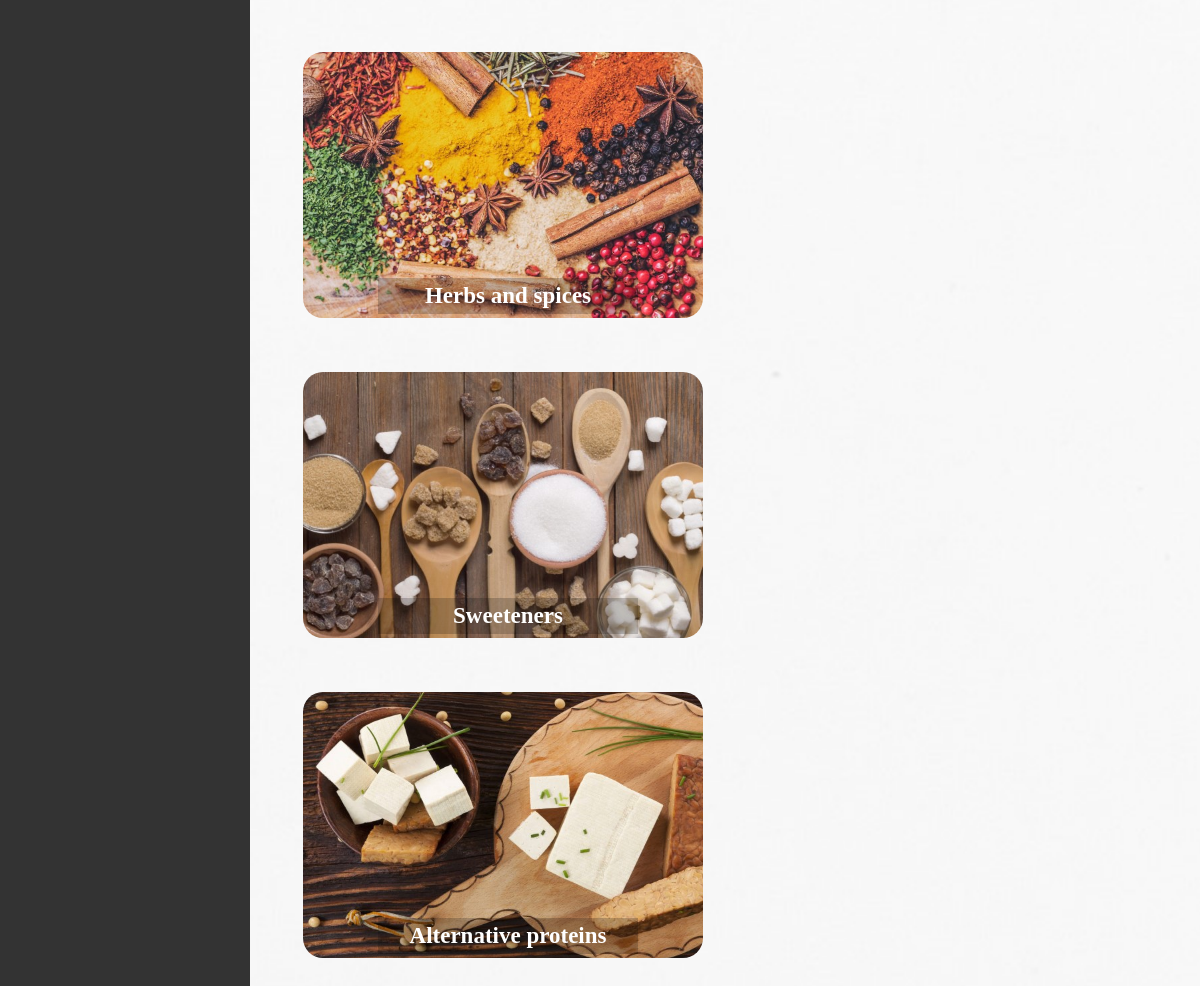
/ingredient_categories/ (lower part), run on an earlier commit of the app's database.
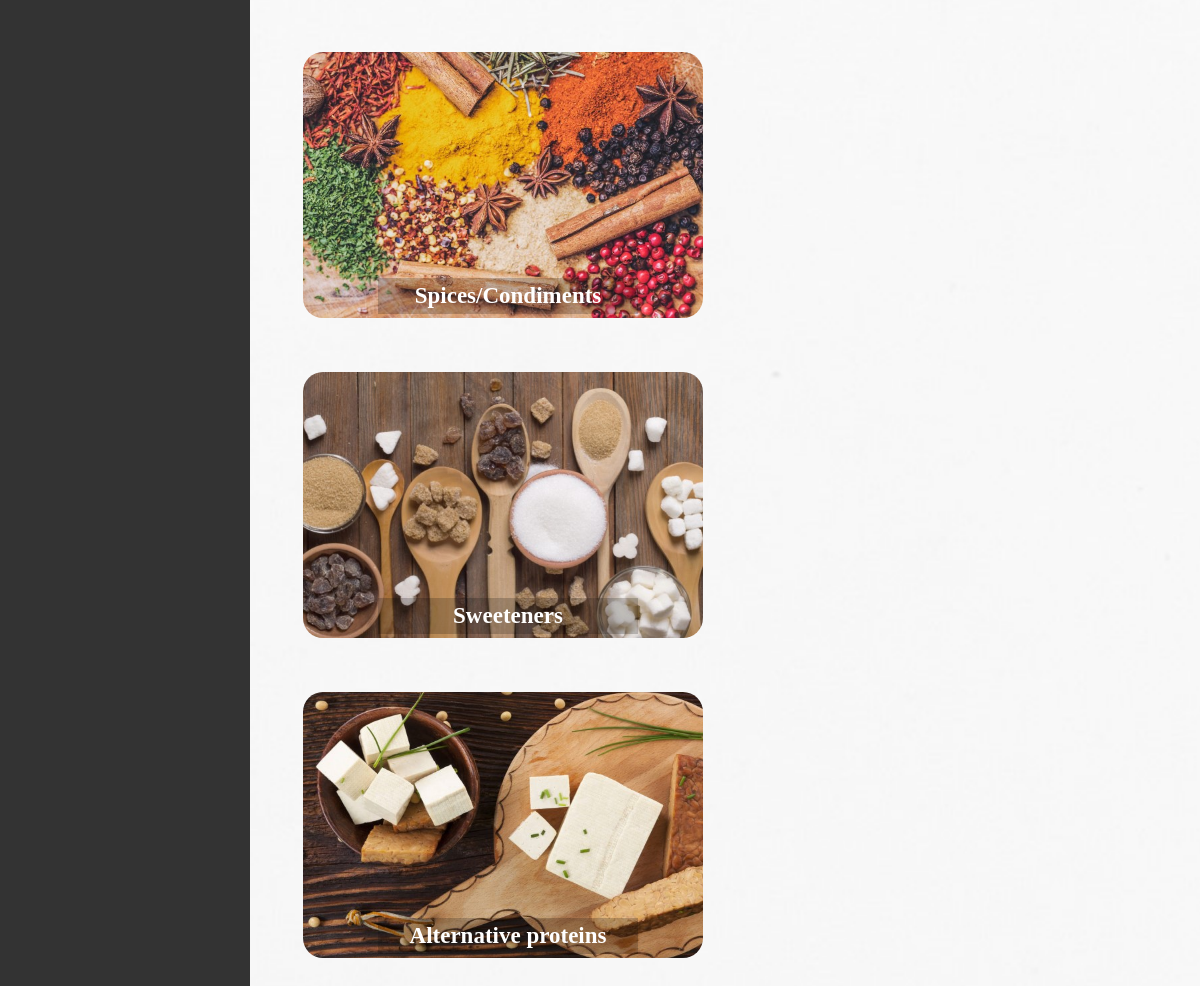
And on a later commit of the database.
### viewer/models.py (models this page shows, shortened)
class IngredientCategory(Model):
    name = CharField(max_length=50)
    picture = ImageField(upload_to='viewer/static/images/', blank=True)

### viewer/views.py (the view)
# urls.py: path('ingredient_categories/', ingredient_categories, name='ingredient_categories'),
def ingredient_categories(request):
    ingredient_category = IngredientCategory.objects.all()
    return render(request, 'ingredient_categories.html', {'ingredient_category': ingredient_category})

### viewer/templates/ingredient_categories.html
{% extends 'base.html' %}
{% block content %}
{% load static %}
<link rel="stylesheet" href="{% static 'style.css' %}">
<body>
    <div class="ingredient-grid">
      {% for category in ingredient_category %}
        <div class="ingredient-item">
          <a href="{% url 'ingredients' category.id %}">
            <img class="images" src="{{ MEDIA_URL }}{{ category.picture.url }}">
            <div class="category-name">{{ category.name }}</div>
          </a>
        </div>
      {% endfor %}
    </div>
</body>
{% endblock %}

### viewer/templates/base.html (shortened to what this page needs)
<!DOCTYPE html>
<html>
<head>
	<link rel="stylesheet" type="text/css" href="style.css">
</head>
<body>
	<div class="sidebar">
	</div>
	<div class="content">
		{% block content %}
		{% endblock %}
	</div>
</body>
</html>

### viewer/static/style.css (style rules this page uses)
body { background-image: url('images/background.jpg'); background-size: cover; background-repeat: no-repeat; background-position: center top; background-attachment: fixed; margin-top: 150px; }
.sidebar { height: 100%; width: 250px; position: fixed; top: 0; left: 0; background-color: #333; color: white; overflow-x: hidden; padding-top: 20px; }
.content { margin-left: 250px; padding: 20px; }
.ingredient-grid { display: flex; flex-wrap: wrap; }
.ingredient-item { width: 250px; height: 120px; margin: 100px; border-radius: 10px; font-size: 23px; display: flex; justify-content: center; align-items: center; position: relative; }
.images { width: 400px; height: 266px; margin: 20px; object-fit: cover; border-radius: 20px; }
.category-name { position: absolute; top: 150px; left: 0; width: 100%; text-align: center; background-color: rgba(0, 0, 0, 0.2); color: white; padding: 5px; font-weight: bold; }

What changed in the data, as far as the page shows it:
changed IngredientCategory: name "Herbs and spices" → "Spices/Condiments"
